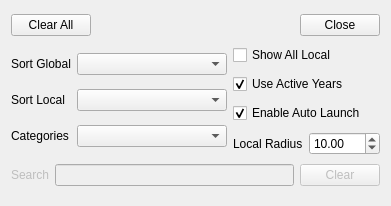
<?xml version="1.0" encoding="UTF-8"?>
<ui version="4.0">
 <class>ERFilterArea</class>
 <widget class="QWidget" name="ERFilterArea">
  <property name="geometry">
   <rect>
    <x>0</x>
    <y>0</y>
    <width>366</width>
    <height>206</height>
   </rect>
  </property>
  <property name="windowTitle">
   <string>Form</string>
  </property>
  <layout class="QGridLayout" name="gridLayout_2">
   <item row="4" column="1">
    <layout class="QHBoxLayout" name="horizontalLayout_2">
     <item>
      <widget class="QLabel" name="label_2">
       <property name="text">
        <string>Local Radius</string>
       </property>
      </widget>
     </item>
     <item>
      <widget class="QDoubleSpinBox" name="radiusSpinBox">
       <property name="maximum">
        <double>1000.000000000000000</double>
       </property>
       <property name="value">
        <double>10.000000000000000</double>
       </property>
      </widget>
     </item>
    </layout>
   </item>
   <item row="1" column="1">
    <widget class="QCheckBox" name="showLocalCheckBox">
     <property name="text">
      <string>Show All Local</string>
     </property>
     <property name="checked">
      <bool>false</bool>
     </property>
    </widget>
   </item>
   <item row="0" column="0" colspan="2">
    <layout class="QHBoxLayout" name="horizontalLayout_3" stretch="0,1,0">
     <item>
      <widget class="QPushButton" name="clearButton">
       <property name="text">
        <string>Clear All</string>
       </property>
      </widget>
     </item>
     <item>
      <spacer name="horizontalSpacer">
       <property name="orientation">
        <enum>Qt::Horizontal</enum>
       </property>
       <property name="sizeHint" stdset="0">
        <size>
         <width>78</width>
         <height>20</height>
        </size>
       </property>
      </spacer>
     </item>
     <item>
      <widget class="QPushButton" name="closeButton">
       <property name="text">
        <string>Close</string>
       </property>
      </widget>
     </item>
    </layout>
   </item>
   <item row="1" column="0" rowspan="4">
    <layout class="QGridLayout" name="gridLayout">
     <item row="2" column="1">
      <widget class="QComboBox" name="categoriesBox">
       <property name="minimumSize">
        <size>
         <width>150</width>
         <height>0</height>
        </size>
       </property>
      </widget>
     </item>
     <item row="1" column="1">
      <widget class="QComboBox" name="sortLocalBox"/>
     </item>
     <item row="2" column="0">
      <widget class="QLabel" name="label_3">
       <property name="text">
        <string>Categories</string>
       </property>
      </widget>
     </item>
     <item row="0" column="1">
      <widget class="QComboBox" name="sortGlobalBox"/>
     </item>
     <item row="1" column="0">
      <widget class="QLabel" name="label_7">
       <property name="text">
        <string>Sort Local</string>
       </property>
      </widget>
     </item>
     <item row="0" column="0">
      <widget class="QLabel" name="label_6">
       <property name="text">
        <string>Sort Global</string>
       </property>
      </widget>
     </item>
    </layout>
   </item>
   <item row="5" column="0" colspan="2">
    <layout class="QHBoxLayout" name="horizontalLayout_4">
     <item>
      <widget class="QLabel" name="label_4">
       <property name="enabled">
        <bool>false</bool>
       </property>
       <property name="text">
        <string>Search</string>
       </property>
      </widget>
     </item>
     <item>
      <widget class="QLineEdit" name="searchLineEdit">
       <property name="enabled">
        <bool>false</bool>
       </property>
       <property name="text">
        <string/>
       </property>
       <property name="maxLength">
        <number>1000</number>
       </property>
      </widget>
     </item>
     <item>
      <widget class="QPushButton" name="searchClearButton">
       <property name="enabled">
        <bool>false</bool>
       </property>
       <property name="text">
        <string>Clear</string>
       </property>
      </widget>
     </item>
    </layout>
   </item>
   <item row="2" column="1">
    <widget class="QCheckBox" name="yearsCheckBox">
     <property name="text">
      <string>Use Active Years</string>
     </property>
     <property name="checked">
      <bool>true</bool>
     </property>
    </widget>
   </item>
   <item row="3" column="1">
    <widget class="QCheckBox" name="enableAutoLaunchCheckBox">
     <property name="text">
      <string>Enable Auto Launch</string>
     </property>
     <property name="checked">
      <bool>true</bool>
     </property>
    </widget>
   </item>
  </layout>
 </widget>
 <resources/>
 <connections/>
</ui>
